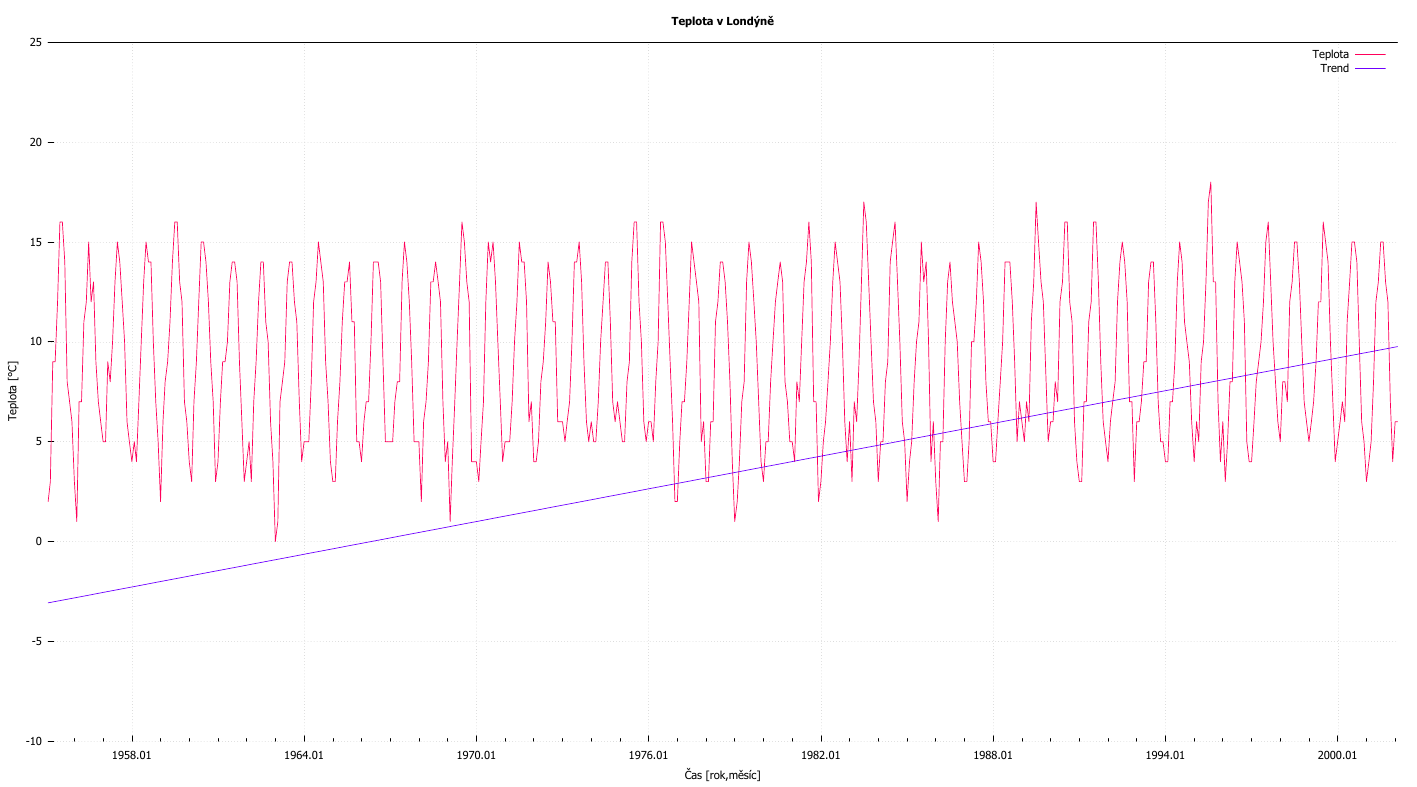

Here is the gnuplot script that generated this plot:
set terminal pdfcairo enhanced color font "sans,6" fontscale 1.0 linewidth 1 rounded dashlength 1 background "white" size 36cm,20cm 
set encoding utf8

set datafile separator ","
set xdata time
set timefmt "%Y.%m"
set format x "%Y.%m"

set output "cv_1.pdf"

set style line 1 lc rgb '#000000' lt 1 lw 1 pt 2 ps 1 
set style line 2 lc rgb '#6f00ff' lt 1 lw 1 pt 2 ps 1 
set border 100 back linestyle 80

set style line 81 lt 0
set style line 81 lt rgb "0x00D3D3D3"
set style line 81 lw 0.5
set grid back linestyle 81

set xtics nomirror
set ytics nomirror

set title "Teplota v Londýně" font "sans-Bold"
set xlabel "Čas [rok,měsíc]"
set ylabel "Teplota [°C]"
set yrange [-10:25]
set xrange ["1955.02":"2002.02"]
set style line 1 lt rgb "#ff005a" lw 1 pt 1

filename="london.csv"

f(x) = a * x + b
fit f(x) filename u 1:2 via a,b

plot filename using 1:2 title "Teplota" with lines ls 1, f(x) with lines ls 2 title "Trend"